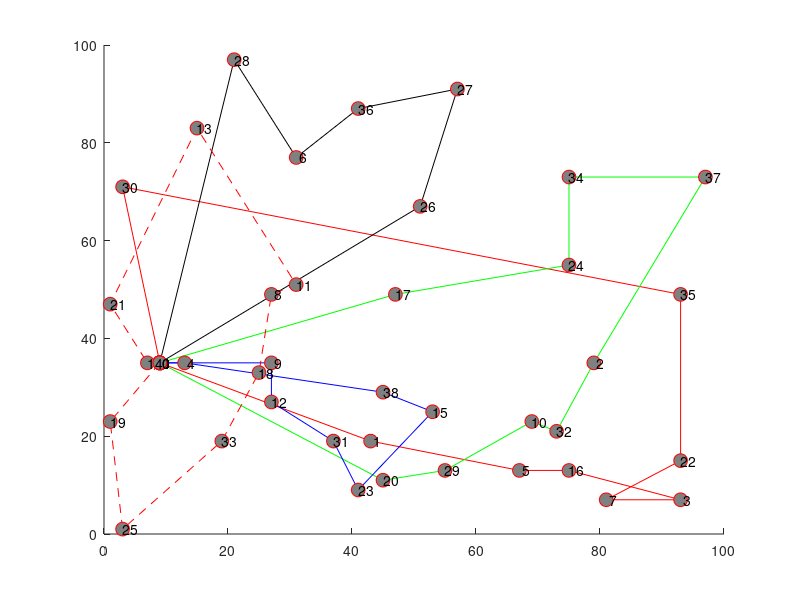

The MATLAB source for this figure: (Note: this script raises an error after producing the figure.)
hold on;
plot([  9; 43; 67; 75; 93; 81; 93; 93;  3;  9], [ 35; 19; 13; 13;  7;  7; 15; 49; 71; 35], '-ro', 'MarkerSize', 10, 'MarkerEdgeColor', 'r', 'MarkerFaceColor', [0.5,0.5,0.5]);
text([  9; 43; 67; 75; 93; 81; 93; 93;  3;  9], [ 35; 19; 13; 13;  7;  7; 15; 49; 71; 35], num2str([   0;   1;   5;  16;   3;   7;  22;  35;  30;   0]));
plot([  9; 45; 55; 69; 73; 79; 97; 75; 75; 47;  9], [ 35; 11; 13; 23; 21; 35; 73; 73; 55; 49; 35], '-go', 'MarkerSize', 10, 'MarkerEdgeColor', 'r', 'MarkerFaceColor', [0.5,0.5,0.5]);
text([  9; 45; 55; 69; 73; 79; 97; 75; 75; 47;  9], [ 35; 11; 13; 23; 21; 35; 73; 73; 55; 49; 35], num2str([   0;  20;  29;  10;  32;   2;  37;  34;  24;  17;   0]));
plot([  9; 13; 45; 53; 41; 37; 27; 27;  9], [ 35; 35; 29; 25;  9; 19; 27; 35; 35], '-bo', 'MarkerSize', 10, 'MarkerEdgeColor', 'r', 'MarkerFaceColor', [0.5,0.5,0.5]);
text([  9; 13; 45; 53; 41; 37; 27; 27;  9], [ 35; 35; 29; 25;  9; 19; 27; 35; 35], num2str([   0;   4;  38;  15;  23;  31;  12;   9;   0]));
plot([  9; 21; 31; 41; 57; 51;  9], [ 35; 97; 77; 87; 91; 67; 35], '-ko', 'MarkerSize', 10, 'MarkerEdgeColor', 'r', 'MarkerFaceColor', [0.5,0.5,0.5]);
text([  9; 21; 31; 41; 57; 51;  9], [ 35; 97; 77; 87; 91; 67; 35], num2str([   0;  28;   6;  36;  27;  26;   0]));
plot([  9;  1;  3; 19; 25; 27; 31; 15;  1;  7;  9], [ 35; 23;  1; 19; 33; 49; 51; 83; 47; 35; 35], '--ro', 'MarkerSize', 10, 'MarkerEdgeColor', 'r', 'MarkerFaceColor', [0.5,0.5,0.5]);
text([  9;  1;  3; 19; 25; 27; 31; 15;  1;  7;  9], [ 35; 23;  1; 19; 33; 49; 51; 83; 47; 35; 35], num2str([   0;  19;  25;  33;  18;   8;  11;  13;  21;  14;   0]));
legend('Route 1','Route 2','Route 3','Route 4','Route 5',0);
xlabel('x');
ylabel('y');
